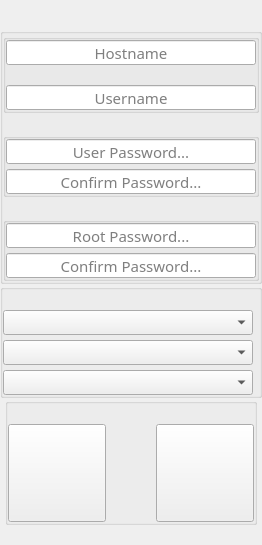
     <widget class="QWidget" name="widget_right" native="true">
      <property name="font">
       <font>
        <stylestrategy>PreferAntialias</stylestrategy>
       </font>
      </property>
      <layout class="QVBoxLayout" name="verticalLayout">
       <property name="spacing">
        <number>0</number>
       </property>
       <property name="leftMargin">
        <number>0</number>
       </property>
       <property name="topMargin">
        <number>28</number>
       </property>
       <property name="rightMargin">
        <number>0</number>
       </property>
       <property name="bottomMargin">
        <number>20</number>
       </property>
       <item>
        <widget class="QGroupBox" name="groupBox_userSettings">
         <property name="font">
          <font>
           <family>Comfortaa</family>
           <pointsize>11</pointsize>
           <weight>50</weight>
           <italic>false</italic>
           <bold>false</bold>
           <stylestrategy>PreferAntialias</stylestrategy>
          </font>
         </property>
         <property name="title">
          <string/>
         </property>
         <layout class="QVBoxLayout" name="verticalLayout_4">
          <property name="spacing">
           <number>20</number>
          </property>
          <property name="leftMargin">
           <number>0</number>
          </property>
          <property name="topMargin">
           <number>0</number>
          </property>
          <property name="rightMargin">
           <number>0</number>
          </property>
          <property name="bottomMargin">
           <number>0</number>
          </property>
          <item>
           <widget class="QGroupBox" name="groupBox_names">
            <property name="font">
             <font>
              <family>Comfortaa</family>
              <pointsize>11</pointsize>
              <weight>50</weight>
              <italic>false</italic>
              <bold>false</bold>
              <stylestrategy>PreferAntialias</stylestrategy>
             </font>
            </property>
            <property name="title">
             <string/>
            </property>
            <layout class="QVBoxLayout" name="verticalLayout_6">
             <property name="spacing">
              <number>20</number>
             </property>
             <property name="leftMargin">
              <number>0</number>
             </property>
             <property name="topMargin">
              <number>0</number>
             </property>
             <property name="rightMargin">
              <number>0</number>
             </property>
             <property name="bottomMargin">
              <number>0</number>
             </property>
             <item>
              <widget class="QLineEdit" name="lineEdit_hostname">
               <property name="minimumSize">
                <size>
                 <width>250</width>
                 <height>25</height>
                </size>
               </property>
               <property name="maximumSize">
                <size>
                 <width>250</width>
                 <height>25</height>
                </size>
               </property>
               <property name="font">
                <font>
                 <family>Comfortaa</family>
                 <pointsize>11</pointsize>
                 <weight>50</weight>
                 <italic>false</italic>
                 <bold>false</bold>
                 <stylestrategy>PreferAntialias</stylestrategy>
                </font>
               </property>
               <property name="toolTip">
                <string>&lt;html&gt;&lt;head/&gt;&lt;body&gt;&lt;p&gt;&lt;span style=&quot; font-style:italic; color:#e01b24;&quot;&gt;*Must have a length between 1-12 characters&lt;/span&gt;&lt;/p&gt;&lt;p&gt;&lt;span style=&quot; font-style:italic; color:#e01b24;&quot;&gt;*Only Alphanumeric, Integers and lowercase are allowed&lt;/span&gt;&lt;/p&gt;&lt;/body&gt;&lt;/html&gt;</string>
               </property>
               <property name="inputMethodHints">
                <set>Qt::ImhDigitsOnly|Qt::ImhLatinOnly</set>
               </property>
               <property name="maxLength">
                <number>16</number>
               </property>
               <property name="cursorPosition">
                <number>0</number>
               </property>
               <property name="alignment">
                <set>Qt::AlignCenter</set>
               </property>
               <property name="placeholderText">
                <string>Hostname</string>
               </property>
              </widget>
             </item>
             <item>
              <widget class="QLineEdit" name="lineEdit_username">
               <property name="minimumSize">
                <size>
                 <width>250</width>
                 <height>25</height>
                </size>
               </property>
               <property name="maximumSize">
                <size>
                 <width>250</width>
                 <height>25</height>
                </size>
               </property>
               <property name="font">
                <font>
                 <family>Comfortaa</family>
                 <pointsize>11</pointsize>
                 <weight>50</weight>
                 <italic>false</italic>
                 <bold>false</bold>
                 <stylestrategy>PreferAntialias</stylestrategy>
                </font>
               </property>
               <property name="toolTip">
                <string>&lt;html&gt;&lt;head/&gt;&lt;body&gt;&lt;p&gt;&lt;span style=&quot; font-style:italic; color:#e01b24;&quot;&gt;*Must have a length between 1-12 characters&lt;/span&gt;&lt;/p&gt;&lt;p&gt;&lt;span style=&quot; font-style:italic; color:#e01b24;&quot;&gt;*Only Alphanumeric, Integers and lowercase are allowed&lt;/span&gt;&lt;/p&gt;&lt;/body&gt;&lt;/html&gt;</string>
               </property>
               <property name="inputMethodHints">
                <set>Qt::ImhDigitsOnly|Qt::ImhLatinOnly|Qt::ImhLowercaseOnly</set>
               </property>
               <property name="maxLength">
                <number>16</number>
               </property>
               <property name="alignment">
                <set>Qt::AlignCenter</set>
               </property>
               <property name="placeholderText">
                <string>Username</string>
               </property>
              </widget>
             </item>
            </layout>
           </widget>
          </item>
          <item>
           <widget class="QGroupBox" name="groupBox_userPw">
            <property name="font">
             <font>
              <family>Comfortaa</family>
              <pointsize>11</pointsize>
              <weight>50</weight>
              <italic>false</italic>
              <bold>false</bold>
              <stylestrategy>PreferAntialias</stylestrategy>
             </font>
            </property>
            <property name="title">
             <string/>
            </property>
            <layout class="QVBoxLayout" name="verticalLayout_7">
             <property name="spacing">
              <number>5</number>
             </property>
             <property name="leftMargin">
              <number>0</number>
             </property>
             <property name="topMargin">
              <number>0</number>
             </property>
             <property name="rightMargin">
              <number>0</number>
             </property>
             <property name="bottomMargin">
              <number>0</number>
             </property>
             <item>
              <widget class="QLineEdit" name="lineEdit_userPw">
               <property name="minimumSize">
                <size>
                 <width>250</width>
                 <height>25</height>
                </size>
               </property>
               <property name="maximumSize">
                <size>
                 <width>250</width>
                 <height>25</height>
                </size>
               </property>
               <property name="font">
                <font>
                 <family>Comfortaa</family>
                 <pointsize>11</pointsize>
                 <weight>50</weight>
                 <italic>false</italic>
                 <bold>false</bold>
                 <stylestrategy>PreferAntialias</stylestrategy>
                </font>
               </property>
               <property name="toolTip">
                <string>&lt;html&gt;&lt;head/&gt;&lt;body&gt;&lt;p&gt;&lt;span style=&quot; font-style:italic; color:#e01b24;&quot;&gt;*Must have a length between 1-12 characters&lt;/span&gt;&lt;/p&gt;&lt;p&gt;&lt;span style=&quot; font-style:italic; color:#e01b24;&quot;&gt;*All characters are allowed&lt;/span&gt;&lt;/p&gt;&lt;/body&gt;&lt;/html&gt;</string>
               </property>
               <property name="inputMethodHints">
                <set>Qt::ImhHiddenText|Qt::ImhLatinOnly|Qt::ImhNoAutoUppercase|Qt::ImhNoPredictiveText|Qt::ImhSensitiveData</set>
               </property>
               <property name="maxLength">
                <number>16</number>
               </property>
               <property name="echoMode">
                <enum>QLineEdit::Password</enum>
               </property>
               <property name="cursorPosition">
                <number>0</number>
               </property>
               <property name="alignment">
                <set>Qt::AlignCenter</set>
               </property>
               <property name="placeholderText">
                <string>User Password...</string>
               </property>
              </widget>
             </item>
             <item>
              <widget class="QLineEdit" name="lineEdit_userPw_confirm">
               <property name="minimumSize">
                <size>
                 <width>250</width>
                 <height>25</height>
                </size>
               </property>
               <property name="maximumSize">
                <size>
                 <width>250</width>
                 <height>25</height>
                </size>
               </property>
               <property name="font">
                <font>
                 <family>Comfortaa</family>
                 <pointsize>11</pointsize>
                 <weight>50</weight>
                 <italic>false</italic>
                 <bold>false</bold>
                 <stylestrategy>PreferAntialias</stylestrategy>
                </font>
               </property>
               <property name="inputMethodHints">
                <set>Qt::ImhHiddenText|Qt::ImhLatinOnly|Qt::ImhNoAutoUppercase|Qt::ImhNoPredictiveText|Qt::ImhSensitiveData</set>
               </property>
               <property name="maxLength">
                <number>16</number>
               </property>
               <property name="echoMode">
                <enum>QLineEdit::Password</enum>
               </property>
               <property name="cursorPosition">
                <number>0</number>
               </property>
               <property name="alignment">
                <set>Qt::AlignCenter</set>
               </property>
               <property name="placeholderText">
                <string>Confirm Password...</string>
               </property>
              </widget>
             </item>
            </layout>
           </widget>
          </item>
          <item>
           <widget class="QGroupBox" name="groupBox_rootPw">
            <property name="font">
             <font>
              <family>Comfortaa</family>
              <pointsize>11</pointsize>
              <weight>50</weight>
              <italic>false</italic>
              <bold>false</bold>
              <stylestrategy>PreferAntialias</stylestrategy>
             </font>
            </property>
            <property name="title">
             <string/>
            </property>
            <layout class="QVBoxLayout" name="verticalLayout_8">
             <property name="spacing">
              <number>5</number>
             </property>
             <property name="leftMargin">
              <number>0</number>
             </property>
             <property name="topMargin">
              <number>0</number>
             </property>
             <property name="rightMargin">
              <number>0</number>
             </property>
             <property name="bottomMargin">
              <number>0</number>
             </property>
             <item>
              <widget class="QLineEdit" name="lineEdit_rootPw">
               <property name="minimumSize">
                <size>
                 <width>250</width>
                 <height>25</height>
                </size>
               </property>
               <property name="maximumSize">
                <size>
                 <width>250</width>
                 <height>25</height>
                </size>
               </property>
               <property name="font">
                <font>
                 <family>Comfortaa</family>
                 <pointsize>11</pointsize>
                 <weight>50</weight>
                 <italic>false</italic>
                 <bold>false</bold>
                 <stylestrategy>PreferAntialias</stylestrategy>
                </font>
               </property>
               <property name="toolTip">
                <string>&lt;html&gt;&lt;head/&gt;&lt;body&gt;&lt;p&gt;&lt;span style=&quot; font-style:italic; color:#e01b24;&quot;&gt;*Must have a length between 1-12 characters&lt;/span&gt;&lt;/p&gt;&lt;p&gt;&lt;span style=&quot; font-style:italic; color:#e01b24;&quot;&gt;*All characters are allowed&lt;/span&gt;&lt;/p&gt;&lt;/body&gt;&lt;/html&gt;</string>
               </property>
               <property name="inputMethodHints">
                <set>Qt::ImhHiddenText|Qt::ImhLatinOnly|Qt::ImhNoAutoUppercase|Qt::ImhNoPredictiveText|Qt::ImhSensitiveData</set>
               </property>
               <property name="maxLength">
                <number>16</number>
               </property>
               <property name="echoMode">
                <enum>QLineEdit::Password</enum>
               </property>
               <property name="cursorPosition">
                <number>0</number>
               </property>
               <property name="alignment">
                <set>Qt::AlignCenter</set>
               </property>
               <property name="placeholderText">
                <string>Root Password...</string>
               </property>
              </widget>
             </item>
             <item>
              <widget class="QLineEdit" name="lineEdit_rootPw_confirm">
               <property name="minimumSize">
                <size>
                 <width>250</width>
                 <height>25</height>
                </size>
               </property>
               <property name="maximumSize">
                <size>
                 <width>250</width>
                 <height>25</height>
                </size>
               </property>
               <property name="font">
                <font>
                 <family>Comfortaa</family>
                 <pointsize>11</pointsize>
                 <weight>50</weight>
                 <italic>false</italic>
                 <bold>false</bold>
                 <stylestrategy>PreferAntialias</stylestrategy>
                </font>
               </property>
               <property name="inputMethodHints">
                <set>Qt::ImhHiddenText|Qt::ImhLatinOnly|Qt::ImhNoAutoUppercase|Qt::ImhNoPredictiveText|Qt::ImhSensitiveData</set>
               </property>
               <property name="maxLength">
                <number>16</number>
               </property>
               <property name="echoMode">
                <enum>QLineEdit::Password</enum>
               </property>
               <property name="cursorPosition">
                <number>0</number>
               </property>
               <property name="alignment">
                <set>Qt::AlignCenter</set>
               </property>
               <property name="placeholderText">
                <string>Confirm Password...</string>
               </property>
              </widget>
             </item>
            </layout>
           </widget>
          </item>
         </layout>
        </widget>
       </item>
       <item>
        <widget class="QGroupBox" name="groupBox_partitions">
         <property name="font">
          <font>
           <family>Comfortaa</family>
           <pointsize>11</pointsize>
           <weight>50</weight>
           <italic>false</italic>
           <bold>false</bold>
           <stylestrategy>PreferAntialias</stylestrategy>
          </font>
         </property>
         <property name="title">
          <string/>
         </property>
         <layout class="QVBoxLayout" name="verticalLayout_5">
          <property name="spacing">
           <number>5</number>
          </property>
          <property name="leftMargin">
           <number>0</number>
          </property>
          <property name="topMargin">
           <number>20</number>
          </property>
          <property name="rightMargin">
           <number>0</number>
          </property>
          <property name="bottomMargin">
           <number>0</number>
          </property>
          <item>
           <widget class="QComboBox" name="comboBox_efi">
            <property name="minimumSize">
             <size>
              <width>250</width>
              <height>25</height>
             </size>
            </property>
            <property name="maximumSize">
             <size>
              <width>250</width>
              <height>25</height>
             </size>
            </property>
            <property name="font">
             <font>
              <family>Comfortaa</family>
              <pointsize>11</pointsize>
              <weight>50</weight>
              <italic>false</italic>
              <bold>false</bold>
              <stylestrategy>PreferAntialias</stylestrategy>
             </font>
            </property>
            <property name="toolTip">
             <string>&lt;html&gt;&lt;head/&gt;&lt;body&gt;&lt;p&gt;&lt;span style=&quot; font-style:italic;&quot;&gt;Set your EFI Partition&lt;/span&gt;&lt;/p&gt;&lt;/body&gt;&lt;/html&gt;</string>
            </property>
            <property name="layoutDirection">
             <enum>Qt::LeftToRight</enum>
            </property>
            <property name="maxCount">
             <number>10</number>
            </property>
            <property name="placeholderText">
             <string>EFI Partition</string>
            </property>
           </widget>
          </item>
          <item>
           <widget class="QComboBox" name="comboBox_swap">
            <property name="minimumSize">
             <size>
              <width>250</width>
              <height>25</height>
             </size>
            </property>
            <property name="maximumSize">
             <size>
              <width>250</width>
              <height>25</height>
             </size>
            </property>
            <property name="font">
             <font>
              <family>Comfortaa</family>
              <pointsize>11</pointsize>
              <weight>50</weight>
              <italic>false</italic>
              <bold>false</bold>
              <stylestrategy>PreferAntialias</stylestrategy>
             </font>
            </property>
            <property name="toolTip">
             <string>&lt;html&gt;&lt;head/&gt;&lt;body&gt;&lt;p&gt;&lt;span style=&quot; font-style:italic;&quot;&gt;Set your Swap Partition&lt;/span&gt;&lt;/p&gt;&lt;/body&gt;&lt;/html&gt;</string>
            </property>
            <property name="maxCount">
             <number>10</number>
            </property>
            <property name="placeholderText">
             <string>Swap Partition</string>
            </property>
           </widget>
          </item>
          <item>
           <widget class="QComboBox" name="comboBox_root">
            <property name="minimumSize">
             <size>
              <width>250</width>
              <height>25</height>
             </size>
            </property>
            <property name="maximumSize">
             <size>
              <width>250</width>
              <height>25</height>
             </size>
            </property>
            <property name="font">
             <font>
              <family>Comfortaa</family>
              <pointsize>11</pointsize>
              <weight>50</weight>
              <italic>false</italic>
              <bold>false</bold>
              <stylestrategy>PreferAntialias</stylestrategy>
             </font>
            </property>
            <property name="toolTip">
             <string>&lt;html&gt;&lt;head/&gt;&lt;body&gt;&lt;p&gt;&lt;span style=&quot; font-style:italic;&quot;&gt;Set your Root Partition&lt;/span&gt;&lt;/p&gt;&lt;/body&gt;&lt;/html&gt;</string>
            </property>
            <property name="maxCount">
             <number>10</number>
            </property>
            <property name="placeholderText">
             <string>Root Partition</string>
            </property>
           </widget>
          </item>
         </layout>
        </widget>
       </item>
       <item alignment="Qt::AlignHCenter|Qt::AlignVCenter">
        <widget class="QGroupBox" name="groupBox_buttons">
         <property name="font">
          <font>
           <family>Comfortaa</family>
           <pointsize>11</pointsize>
           <weight>50</weight>
           <italic>false</italic>
           <bold>false</bold>
           <stylestrategy>PreferAntialias</stylestrategy>
          </font>
         </property>
         <property name="title">
          <string/>
         </property>
         <layout class="QHBoxLayout" name="horizontalLayout_2">
          <property name="spacing">
           <number>50</number>
          </property>
          <property name="leftMargin">
           <number>0</number>
          </property>
          <property name="topMargin">
           <number>20</number>
          </property>
          <property name="rightMargin">
           <number>0</number>
          </property>
          <property name="bottomMargin">
           <number>0</number>
          </property>
          <item>
           <widget class="QToolButton" name="toolButton_exit">
            <property name="minimumSize">
             <size>
              <width>98</width>
              <height>98</height>
             </size>
            </property>
            <property name="maximumSize">
             <size>
              <width>98</width>
              <height>98</height>
             </size>
            </property>
            <property name="font">
             <font>
              <stylestrategy>PreferAntialias</stylestrategy>
             </font>
            </property>
            <property name="toolTip">
             <string>&lt;html&gt;&lt;head/&gt;&lt;body&gt;&lt;p&gt;&lt;span style=&quot; font-style:italic; color:#e01b24;&quot;&gt;Exit's the ArchStrap2.0 Installer&lt;/span&gt;&lt;/p&gt;&lt;/body&gt;&lt;/html&gt;</string>
            </property>
            <property name="styleSheet">
             <string notr="true">QToolButton#toolButton_exit {
	background-image: url(:/images/button_exit.png);
 }

QToolButton#toolButton_exit::hover {	
	background-image: url(:/images/button_exit_hover.png);
 }</string>
            </property>
            <property name="text">
             <string/>
            </property>
            <property name="iconSize">
             <size>
              <width>94</width>
              <height>94</height>
             </size>
            </property>
           </widget>
          </item>
          <item>
           <widget class="QToolButton" name="toolButton_start">
            <property name="minimumSize">
             <size>
              <width>98</width>
              <height>98</height>
             </size>
            </property>
            <property name="maximumSize">
             <size>
              <width>98</width>
              <height>98</height>
             </size>
            </property>
            <property name="font">
             <font>
              <stylestrategy>PreferAntialias</stylestrategy>
             </font>
            </property>
            <property name="toolTip">
             <string>&lt;html&gt;&lt;head/&gt;&lt;body&gt;&lt;p&gt;&lt;span style=&quot; font-style:italic; color:#e01b24;&quot;&gt;Start's the Installation process&lt;/span&gt;&lt;/p&gt;&lt;/body&gt;&lt;/html&gt;</string>
            </property>
            <property name="styleSheet">
             <string notr="true">QToolButton#toolButton_start {
	background-image: url(:/images/button_start.png);
 }

QToolButton#toolButton_start::hover {
	background-image: url(:/images/button_start_hover.png);
 }</string>
            </property>
            <property name="text">
             <string/>
            </property>
            <property name="iconSize">
             <size>
              <width>94</width>
              <height>94</height>
             </size>
            </property>
           </widget>
          </item>
         </layout>
        </widget>
       </item>
      </layout>
     </widget>
